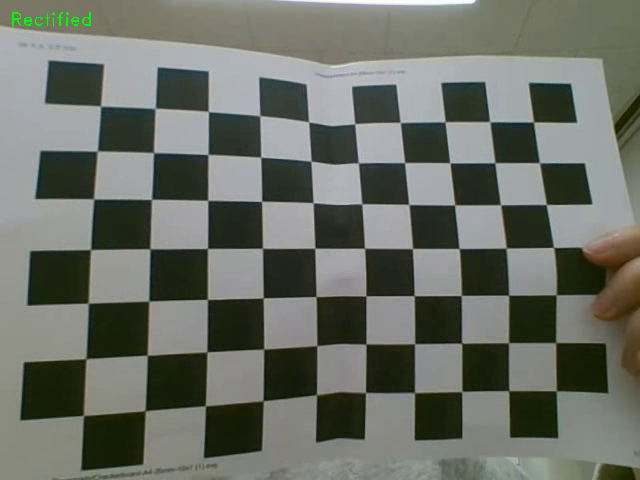
#> input picture frame 41 of chessboard_calibration/undistorted_output.avi, 640 x 480 px, given in place of video_output.avi, which was not available
$ python disortation_correct.py
#> lines starting #> are read from the running program, lines starting #| are printed output that depends on the picture; after the words box and inside, x2 and y2 are one past the last pixel; in counts of white or black regions, pixels touching at a corner belong together; pictures that were not available may be replaced by others from this repository, and a replacement may not be noted
import cv2 as cv
import numpy as np

# Calibration results
K = np.array([
    [619.8880278431839, 0.0, 479.21308178014766],
    [0.0, 612.9917053473229, 312.7732748752825],
    [0.0, 0.0, 1.0]
])
dist_coeff = np.array([
    -0.6168214215341291, 0.8249170705983586,
    -0.008869648423715328, -0.021134863957153003,
    -0.505503026009792
])

# Open video
video_file = 'video_output.avi'
cap = cv.VideoCapture(video_file)
if not cap.isOpened():
    print("Failed to open video file.")
    exit()

# Read first frame for comparison image
ret, frame = cap.read()
#> frame is the input picture: shape (480, 640, 3); mean B, G, R 102, 110.5, 106.8
if not ret:
    print("Failed to read the first frame.")
    exit()

height, width = frame.shape[:2]
#> height = 480; width = 640
map1, map2 = cv.initUndistortRectifyMap(K, dist_coeff, None, K, (width, height), cv.CV_32FC1)
undistorted_first = cv.remap(frame, map1, map2, interpolation=cv.INTER_LINEAR)
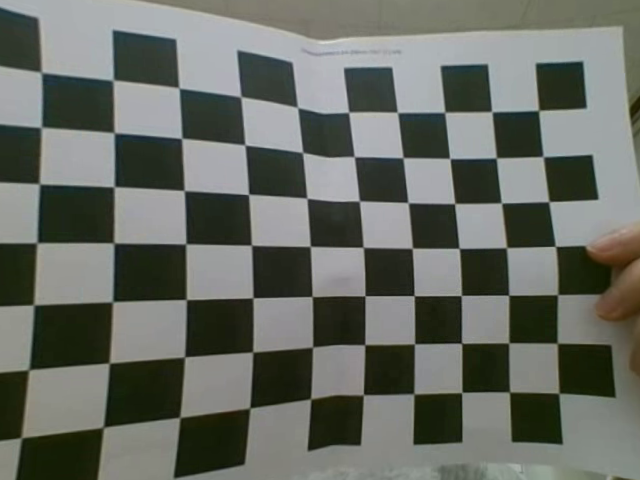
#> undistorted_first: shape (480, 640, 3); mean B, G, R 99.7, 107.1, 103.3

# Add labels
before = frame.copy()
after = undistorted_first.copy()
cv.putText(before, "Before", (10, 30), cv.FONT_HERSHEY_SIMPLEX, 1, (0, 0, 255), 2)
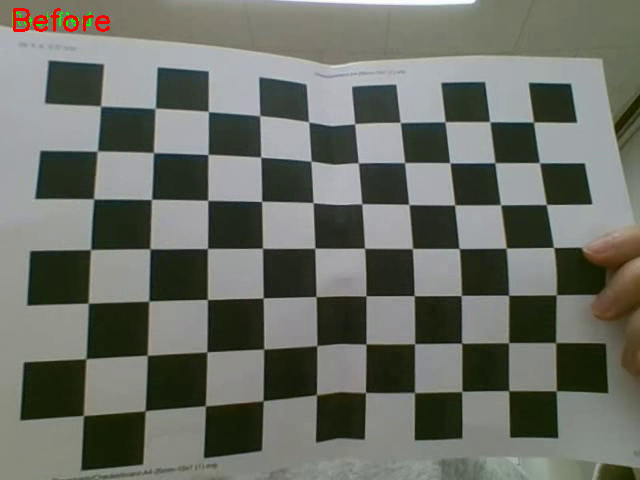
#> before: shape (480, 640, 3); 0.26% of pixels changed, all inside (x1, y1, x2, y2) = (13, 8, 110, 32)
cv.putText(after, "After", (10, 30), cv.FONT_HERSHEY_SIMPLEX, 1, (0, 255, 0), 2)
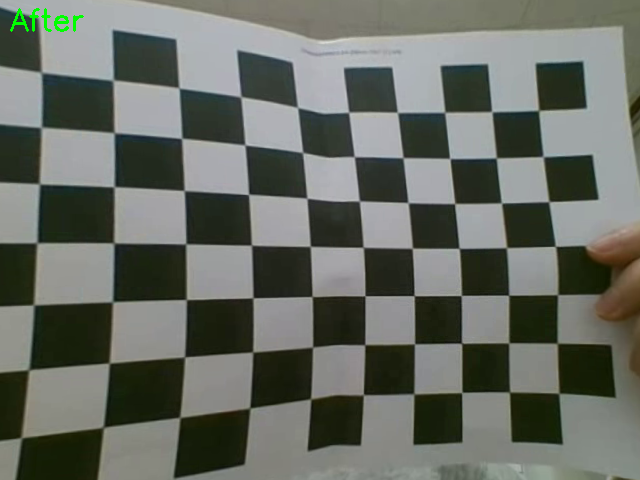
#> after: shape (480, 640, 3); 0.18% of pixels changed, all inside (x1, y1, x2, y2) = (10, 8, 84, 32)

# Concatenate and save side-by-side image
comparison = cv.hconcat([before, after])
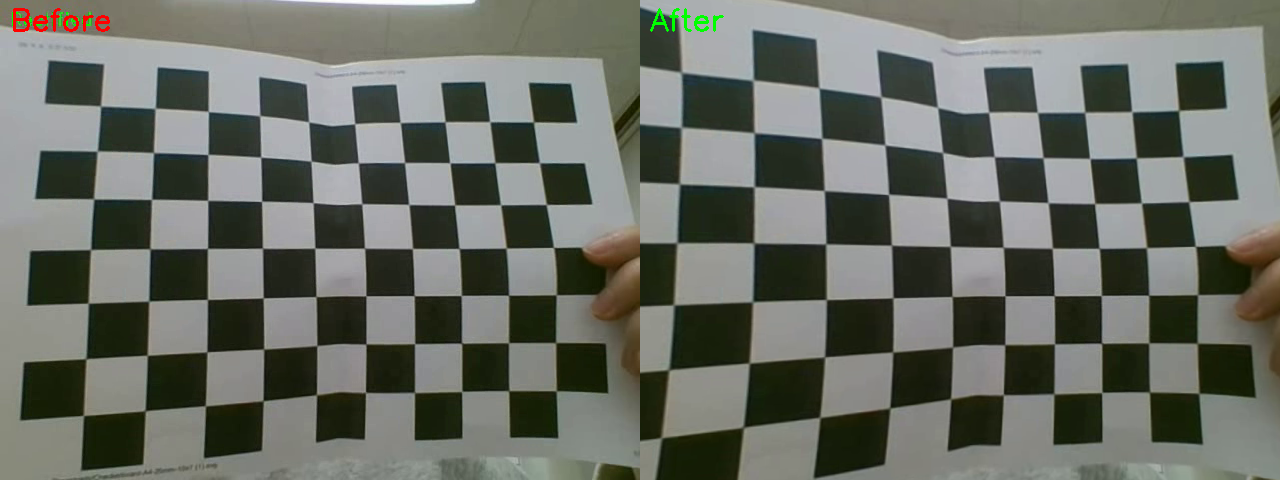
#> comparison: shape (480, 1280, 3); mean B, G, R 100.6, 108.7, 105.1
cv.imwrite("distortion_comparison.jpg", comparison)
print("Saved comparison image as distortion_comparison.jpg")

# Prepare output video
cap.set(cv.CAP_PROP_POS_FRAMES, 0)
fourcc = cv.VideoWriter_fourcc(*'XVID')
out = cv.VideoWriter('undistorted_output.avi', fourcc, 20.0, (width, height))

# Distortion correction
while True:
    ret, frame = cap.read()
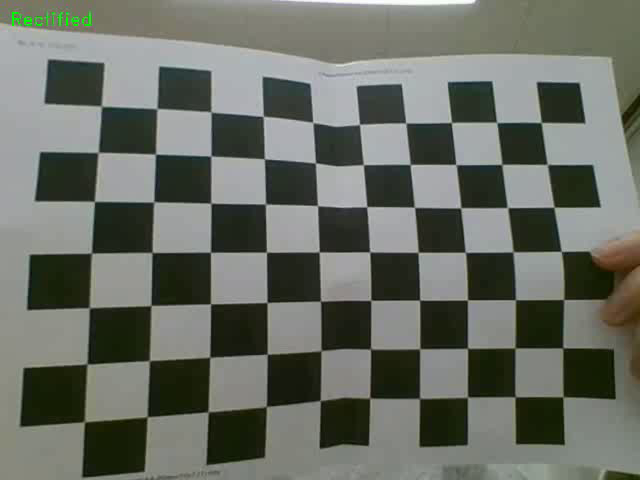
#> input picture frame 0 of chessboard_calibration/undistorted_output.avi, 640 x 480 px, given in place of video_output.avi, which was not available
#> frame is the input picture: shape (480, 640, 3); mean B, G, R 100.7, 109.2, 105.3
    if not ret:
        break

    undistorted = cv.remap(frame, map1, map2, interpolation=cv.INTER_LINEAR)
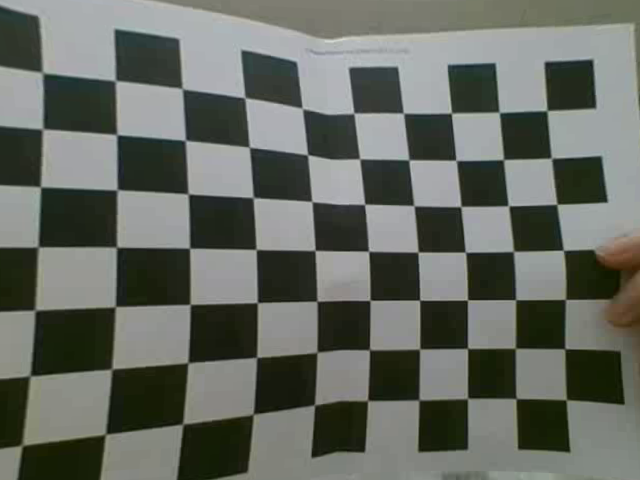
#> undistorted: shape (480, 640, 3); mean B, G, R 98.2, 105.7, 101.7
    cv.putText(undistorted, "Rectified", (10, 25), cv.FONT_HERSHEY_DUPLEX, 0.6, (0, 255, 0), 1)
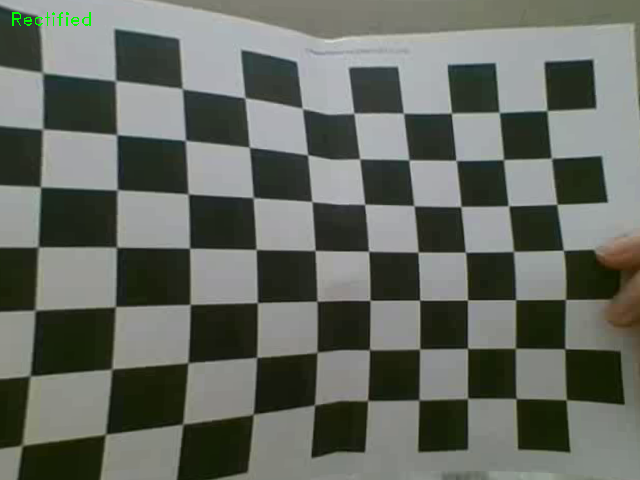
#> undistorted: shape (480, 640, 3); 0.1% of pixels changed, all inside (x1, y1, x2, y2) = (12, 12, 91, 26)

    out.write(undistorted)
    cv.imshow('Undistorted Video', undistorted)

    if cv.waitKey(10) == 27:
#> (key Esc is pressed here)
        break

cap.release()
out.release()
cv.destroyAllWindows()

$ run again, starting later in the video
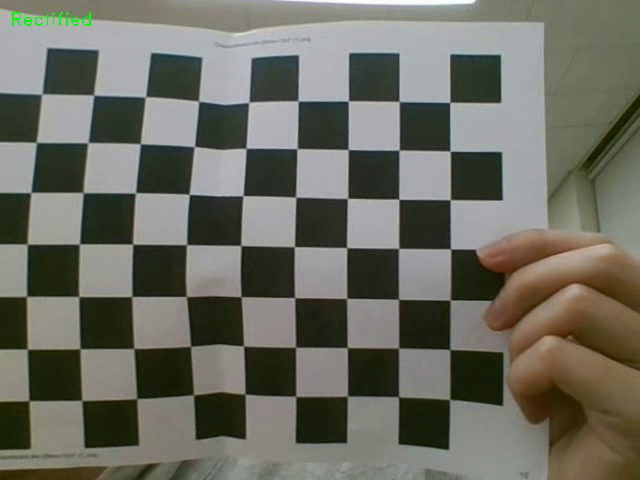
#> input picture frame 188 of chessboard_calibration/undistorted_output.avi, 640 x 480 px, given in place of video_output.avi, which was not available
#> frame is the input picture: shape (480, 640, 3); mean B, G, R 97.7, 108.1, 107.8
#> before: shape (480, 640, 3); 0.26% of pixels changed, all inside (x1, y1, x2, y2) = (13, 8, 110, 32)
#> `cv.putText(after, "After", (10, 30), cv.FONT_HERSHEY_SIMPLEX, 1, (0, 2..`:
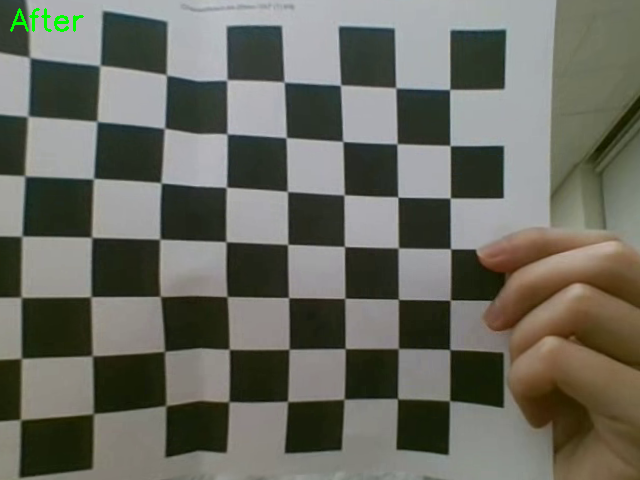
#> after: shape (480, 640, 3); mean B, G, R 96, 105.7, 105.2
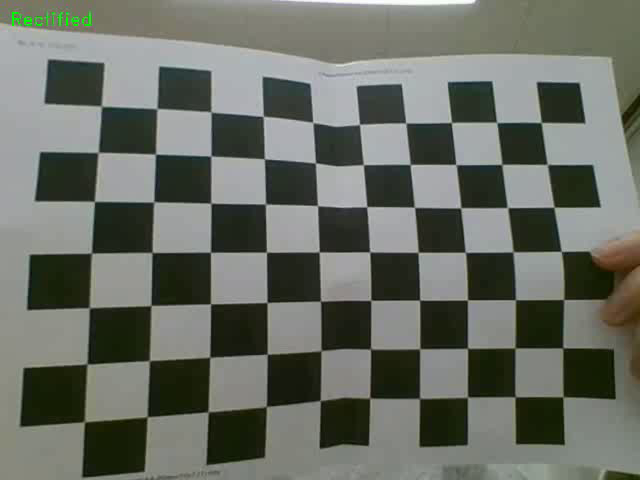
#> input picture frame 0 of chessboard_calibration/undistorted_output.avi, 640 x 480 px, given in place of video_output.avi, which was not available
#> frame is the input picture: shape (480, 640, 3); mean B, G, R 100.7, 109.2, 105.3

$ run again, starting later in the video
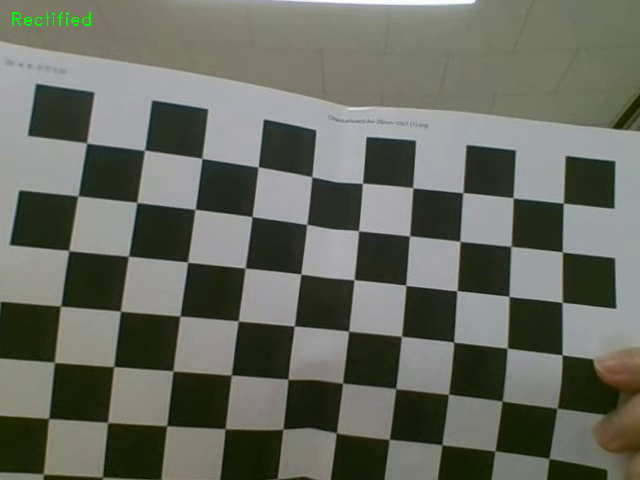
#> input picture frame 334 of chessboard_calibration/undistorted_output.avi, 640 x 480 px, given in place of video_output.avi, which was not available
#> frame is the input picture: shape (480, 640, 3); mean B, G, R 95.8, 105.9, 103.6
#> before: shape (480, 640, 3); 0.26% of pixels changed, all inside (x1, y1, x2, y2) = (13, 8, 110, 32)
#> `cv.putText(after, "After", (10, 30), cv.FONT_HERSHEY_SIMPLEX, 1, (0, 2..`:
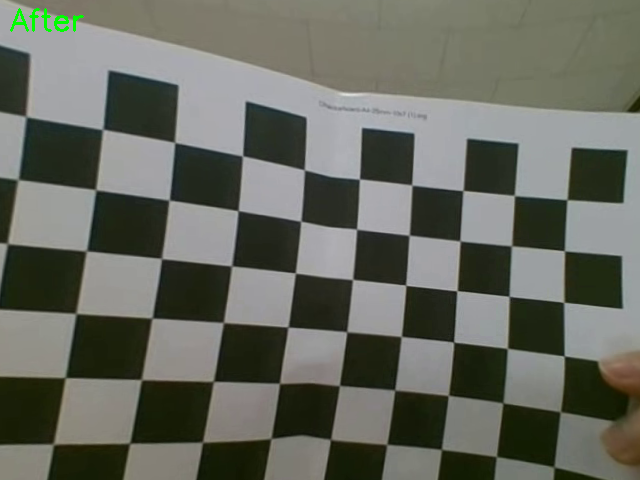
#> after: shape (480, 640, 3); mean B, G, R 95.4, 104.9, 102.3
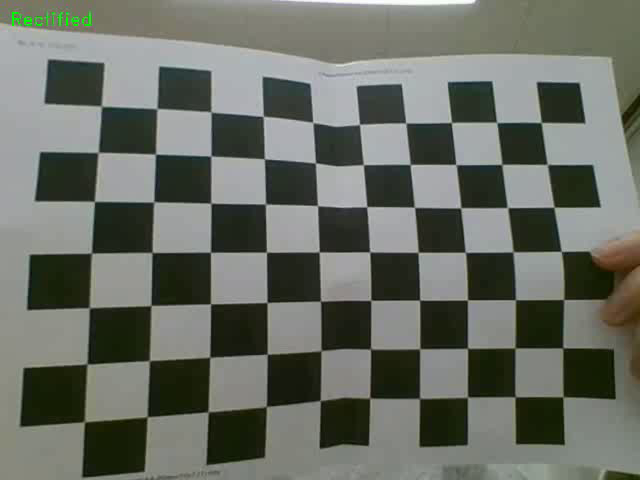
#> input picture frame 0 of chessboard_calibration/undistorted_output.avi, 640 x 480 px, given in place of video_output.avi, which was not available
#> frame is the input picture: shape (480, 640, 3); mean B, G, R 100.7, 109.2, 105.3
